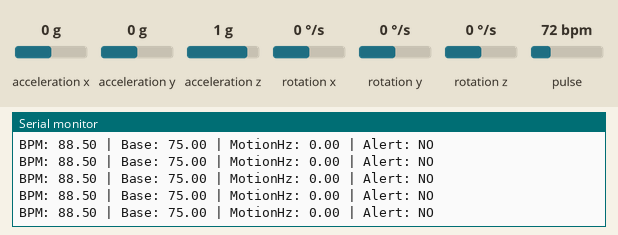
Recording of a sketch running on a simulated ESP32. On the bench: the last lines printed to the serial monitor. The test bench sets the inputs (shaded band); at power-on: pulse 72 bpm, acceleration x 0 g, acceleration y 0 g, acceleration z 1 g, rotation x 0 °/s, rotation y 0 °/s, rotation z 0 °/s.

Above: at 2.2 s.
2.3 s: pulse set to 42 bpm
At 3.4 s:
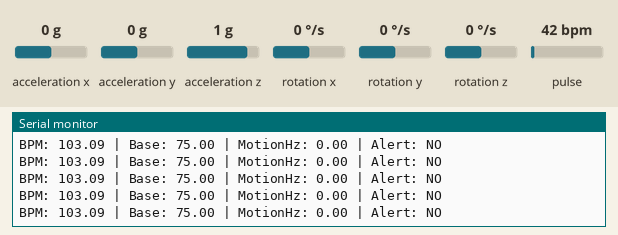
3.8 s: pulse set to 70 bpm
At 4.9 s:
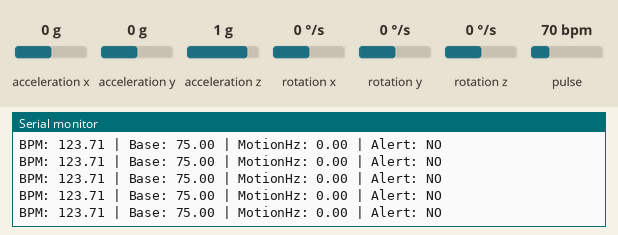
Timing chart, 0 to 6.8 s (numbered marks = the images above; inputs shaded):
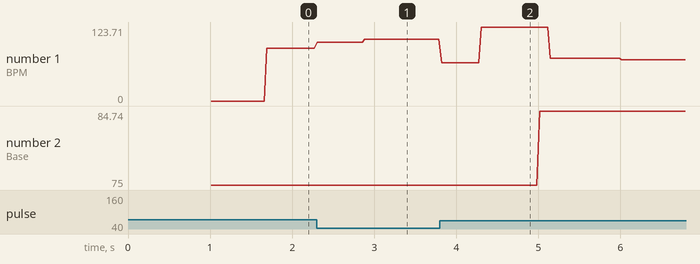

The sketch:

ESP32SUPERMINI_MAX30102_MPU6050.ino
```cpp
#include <Wire.h>
#include "MAX30105.h"
#include "MPU6050.h"

MAX30105 maxSensor;
MPU6050 mpu;

// ---------------- HEART RATE ----------------
long lastBeatTime = 0;
float bpm = 0;
float baselineBPM = 75;
unsigned long lastBaselineUpdate = 0;

// ---------------- MOTION ----------------
int16_t axRaw, ayRaw, azRaw;
float ax, ay, az;

float prevMag = 0;
unsigned long lastPeakTime = 0;
float motionFreq = 0;

// ---------------- SEIZURE ----------------
bool seizureActive = false;
unsigned long seizureStart = 0;

void setup() {
  Serial.begin(115200);
  delay(1000);

  // I2C pins (YOUR CONFIG)
  Wire.begin(4, 5);

  // MAX30102 init
  if (!maxSensor.begin(Wire, I2C_SPEED_FAST)) {
    Serial.println("MAX30102 not found");
    while (1);
  }

  maxSensor.setup();
  maxSensor.setPulseAmplitudeRed(0x0A);
  maxSensor.setPulseAmplitudeGreen(0);

  // MPU6050 init
  mpu.initialize();
  if (!mpu.testConnection()) {
    Serial.println("MPU6050 not found");
    while (1);
  }

  Serial.println("System Ready");
}

void loop() {

  // ================= HEART RATE =================
  long ir = maxSensor.getIR();
  static long prevIR = 0;

  if (ir > 50000 && prevIR < ir) {
    unsigned long now = millis();

    if (lastBeatTime > 0) {
      bpm = 60000.0 / (now - lastBeatTime);
    }

    lastBeatTime = now;
  }

  prevIR = ir;

  // Update baseline slowly (every 5 sec)
  if (millis() - lastBaselineUpdate > 5000) {
    baselineBPM = (baselineBPM * 0.8) + (bpm * 0.2);
    lastBaselineUpdate = millis();
  }

  // ================= MOTION =================
  mpu.getAcceleration(&axRaw, &ayRaw, &azRaw);

  // Convert to g-units
  ax = axRaw / 16384.0;
  ay = ayRaw / 16384.0;
  az = azRaw / 16384.0;

  float mag = sqrt(ax * ax + ay * ay + az * az);

  // Peak detection
  if (mag > 1.2 && prevMag < mag) {
    unsigned long now = millis();

    if (lastPeakTime > 0) {
      motionFreq = 1000.0 / (now - lastPeakTime); // Hz
    }

    lastPeakTime = now;
  }

  prevMag = mag;

  // ================= SEIZURE LOGIC =================
  bool highHR = (bpm > baselineBPM + 30) || (bpm > 120);
  bool rhythmicMotion = (motionFreq > 3 && motionFreq < 8);

  if (highHR && rhythmicMotion) {
    if (!seizureActive) {
      seizureStart = millis();
      seizureActive = true;
    }

    // Require 5 sec continuous condition
    if (millis() - seizureStart > 5000) {
      Serial.println("⚠️ SEIZURE DETECTED ⚠️");
    }
  } else {
    seizureActive = false;
  }

  // ================= DEBUG =================
  Serial.print("BPM: ");
  Serial.print(bpm);

  Serial.print(" | Base: ");
  Serial.print(baselineBPM);

  Serial.print(" | MotionHz: ");
  Serial.print(motionFreq);

  Serial.print(" | Alert: ");
  Serial.println(seizureActive ? "YES" : "NO");

  delay(20); // ~50Hz loop
}
```

Measured:
- after the input at 2.3 s, the serial monitor: prints a new line at once (image 1)
- after the input at 3.8 s, the serial monitor: prints a new line at once (image 2)
- plotted number 1: 88.5 → 103.09 after the input at 2.3 s, 103.09 → 71.43 after the input at 3.8 s
- plotted number 2: 75 → 82.1 after the input at 3.8 s
